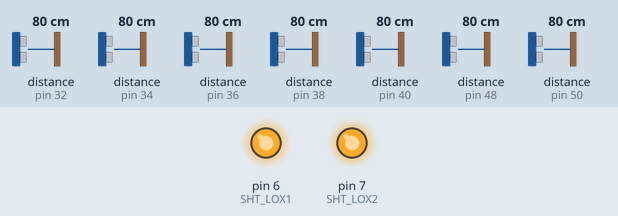
Recording of a sketch running on a simulated Arduino Uno, built with avr-gcc and run on an emulated ATmega328P. On the bench: output pins drawn as LEDs (lit = HIGH). The test bench sets the inputs (shaded band); at power-on: distance to the obstacle (sensors on pin 32, pin 34, pin 36, pin 38, pin 40, pin 48, pin 50) 80 cm. What the sketch prints to the serial monitor is not drawn.

Above: at 1.2 s.
1.3 s: distance to the obstacle (sensor on pin 32) set to 299 cm
3.8 s: distance to the obstacle (sensor on pin 34) set to 250 cm
6.1 s: distance to the obstacle (sensor on pin 32) set to 2 cm
Timing chart, 0 to 9.1 s (numbered marks = the images above; inputs shaded):
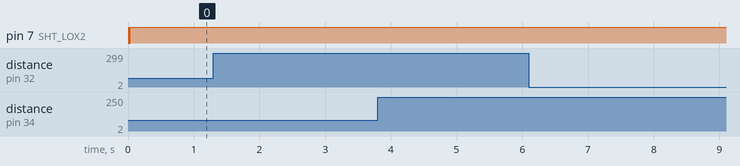

Measured:
- after the input at 1.3 s, every drawn part: stays the same
- after the input at 3.8 s, every drawn part: stays the same
- after the input at 6.1 s, every drawn part: stays the same

The sketch:

TOF_Sensors.ino
```cpp
#include "Adafruit_VL53L0X.h"

// address we will assign if dual sensor is present
#define LOX1_ADDRESS 0x20
#define LOX2_ADDRESS 0x22
#define LOX3_ADDRESS 0x24
#define LOX4_ADDRESS 0x26
#define LOX5_ADDRESS 0x28
#define LOX6_ADDRESS 0x30
#define LOX7_ADDRESS 0x32


// set the pins to shutdown
#define SHT_LOX1 6
#define SHT_LOX2 7
#define SHT_LOX3 8
#define SHT_LOX4 9
#define SHT_LOX5 10
#define SHT_LOX6 11
#define SHT_LOX7 12


// objects for the vl53l0x
Adafruit_VL53L0X lox1 = Adafruit_VL53L0X();
Adafruit_VL53L0X lox2 = Adafruit_VL53L0X();
Adafruit_VL53L0X lox3 = Adafruit_VL53L0X();
Adafruit_VL53L0X lox4 = Adafruit_VL53L0X();
Adafruit_VL53L0X lox5 = Adafruit_VL53L0X();
Adafruit_VL53L0X lox6 = Adafruit_VL53L0X();
Adafruit_VL53L0X lox7 = Adafruit_VL53L0X();


// this holds the measurement
VL53L0X_RangingMeasurementData_t measure1;
VL53L0X_RangingMeasurementData_t measure2;
VL53L0X_RangingMeasurementData_t measure3;
VL53L0X_RangingMeasurementData_t measure4;
VL53L0X_RangingMeasurementData_t measure5;
VL53L0X_RangingMeasurementData_t measure6;
VL53L0X_RangingMeasurementData_t measure7;


/*
    Reset all sensors by setting all of their XSHUT pins low for delay(10), then set all XSHUT high to bring out of reset
    Keep sensor #1 awake by keeping XSHUT pin high
    Put all other sensors into shutdown by pulling XSHUT pins low
    Initialize sensor #1 with lox.begin(new_i2c_address) Pick any number but 0x29 and it must be under 0x7F. Going with 0x30 to 0x3F is probably OK.
    Keep sensor #1 awake, and now bring sensor #2 out of reset by setting its XSHUT pin high.
    Initialize sensor #2 with lox.begin(new_i2c_address) Pick any number but 0x29 and whatever you set the first sensor to
 */
void setID() {
  // all reset
  digitalWrite(SHT_LOX1, LOW);
  digitalWrite(SHT_LOX2, LOW);
  digitalWrite(SHT_LOX3, LOW);
  digitalWrite(SHT_LOX4, LOW);
  digitalWrite(SHT_LOX5, LOW);
  digitalWrite(SHT_LOX6, LOW);
  digitalWrite(SHT_LOX7, LOW);
  delay(10);

  // all unreset
  digitalWrite(SHT_LOX1, HIGH);
  digitalWrite(SHT_LOX2, HIGH);
  digitalWrite(SHT_LOX3, HIGH);
  digitalWrite(SHT_LOX4, HIGH);
  digitalWrite(SHT_LOX5, HIGH);
  digitalWrite(SHT_LOX6, HIGH);
  digitalWrite(SHT_LOX7, HIGH);
  delay(10);

  // activating LOX1 and resetting LOX2
  digitalWrite(SHT_LOX1, HIGH);
  digitalWrite(SHT_LOX2, LOW);
  digitalWrite(SHT_LOX3, LOW);
  digitalWrite(SHT_LOX4, LOW);
  digitalWrite(SHT_LOX5, LOW);
  digitalWrite(SHT_LOX6, LOW);
  digitalWrite(SHT_LOX7, LOW);

  // initing LOX1
  if(!lox1.begin(LOX1_ADDRESS)) {
    Serial.println(F("Failed to boot first VL53L0X"));
    while(1);
  }
  delay(10);

  // activating LOX2
  digitalWrite(SHT_LOX2, HIGH);
  delay(10);

  //initing LOX2
  if(!lox2.begin(LOX2_ADDRESS)) {
    Serial.println(F("Failed to boot second VL53L0X"));
    while(1);
  }

  digitalWrite(SHT_LOX3, HIGH);
  delay(10);

  //initing LOX3
  if(!lox3.begin(LOX3_ADDRESS)) {
    Serial.println(F("Failed to boot third VL53L0X"));
    while(1);
  }
  digitalWrite(SHT_LOX4, HIGH);
  delay(10);

  //initing LOX4
  if(!lox4.begin(LOX4_ADDRESS)) {
    Serial.println(F("Failed to boot fourth VL53L0X"));
    while(1);
  }
  digitalWrite(SHT_LOX5, HIGH);
  delay(10);

  //initing LOX5
  if(!lox5.begin(LOX5_ADDRESS)) {
    Serial.println(F("Failed to boot fifth VL53L0X"));
    while(1);
  }
  digitalWrite(SHT_LOX6, HIGH);
  delay(10);

  //initing LOX6
  if(!lox6.begin(LOX6_ADDRESS)) {
    Serial.println(F("Failed to boot sixth VL53L0X"));
    while(1);
  }
  digitalWrite(SHT_LOX7, HIGH);
  delay(10);

  //initing LOX7
  if(!lox7.begin(LOX7_ADDRESS)) {
    Serial.println(F("Failed to boot seventh VL53L0X"));
    while(1);
  }

}

void read_dual_sensors() {

  lox1.rangingTest(&measure1, false); // pass in 'true' to get debug data printout!
  lox2.rangingTest(&measure2, false); // pass in 'true' to get debug data printout!
  lox3.rangingTest(&measure3, true); // pass in 'true' to get debug data printout!
  lox4.rangingTest(&measure4, false); // pass in 'true' to get debug data printout!
  lox5.rangingTest(&measure5, false); // pass in 'true' to get debug data printout!
  lox6.rangingTest(&measure6, false); // pass in 'true' to get debug data printout!
  lox7.rangingTest(&measure7, false); // pass in 'true' to get debug data printout!


  // print sensor one reading
  Serial.print(F("1: "));
  if(measure1.RangeStatus != 4) {     // if not out of range
    Serial.print(measure1.RangeMilliMeter);
  } else {
    Serial.print(F("Out of range"));
  }

  Serial.print(F(" "));

  // print sensor two reading
  Serial.print(F("2: "));
  if(measure2.RangeStatus != 4) {
    Serial.print(measure2.RangeMilliMeter);
  } else {
    Serial.print(F("Out of range"));
  }

  Serial.println();
}

void setup() {
  Serial.begin(115200);

  // wait until serial port opens for native USB devices
  while (! Serial) { delay(1); }

  pinMode(SHT_LOX1, OUTPUT);
  pinMode(SHT_LOX2, OUTPUT);

  Serial.println(F("Shutdown pins inited..."));

  digitalWrite(SHT_LOX1, LOW);
  digitalWrite(SHT_LOX2, LOW);

  Serial.println(F("Both in reset mode...(pins are low)"));


  Serial.println(F("Starting..."));
  setID();

}

void loop() {

  read_dual_sensors();
  delay(100);
}
```
